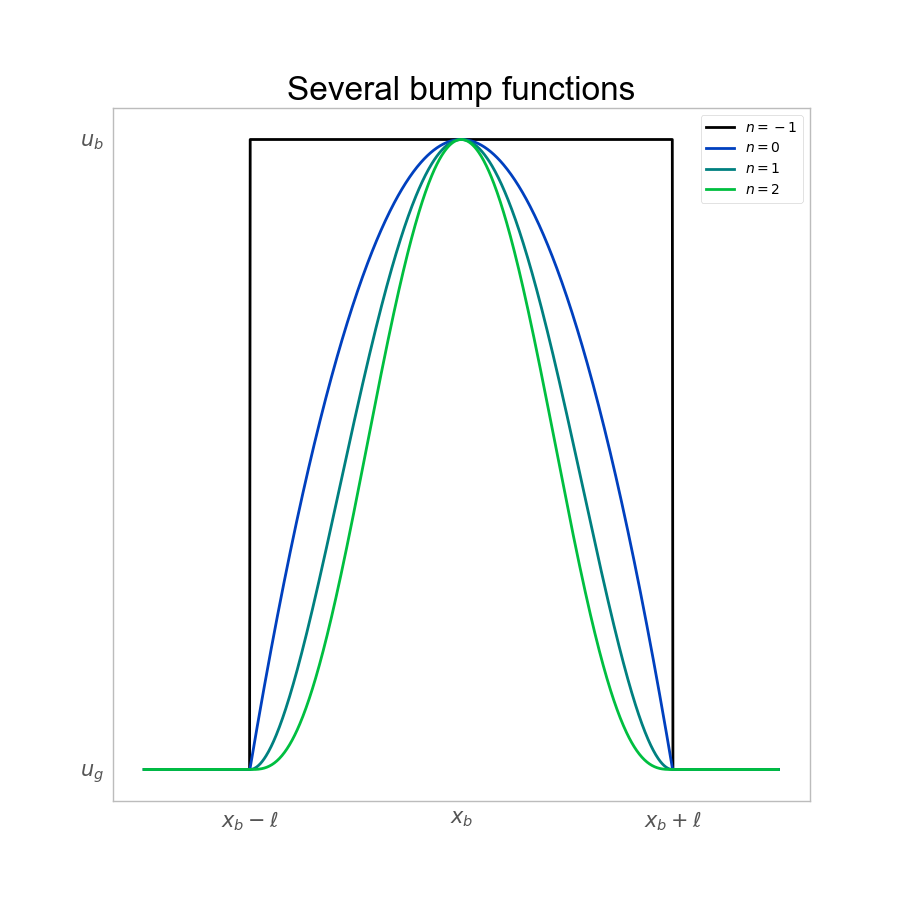

The Python source for this figure:
import numpy as np
import matplotlib.pyplot as plt

xmin, xmax = -1.5, 1.5
x = np.linspace(xmin, xmax, 1000)
y = np.zeros(x.shape)
ind_in = np.logical_and(x > -1, x < 1)
x_in = x[ind_in]

fig = plt.figure(figsize=(9, 9))
ax = fig.add_subplot(1, 1, 1)

# n = -1
y[ind_in] = 1
ax.plot(x, y, linewidth=2, color='black', label=r'$n=-1$')

for n in range(1, 4):
    y[ind_in] = (1-x_in**2)**n
    ax.plot(x, y, linewidth=2, color=(0, n/4, 1-n/4), label=f'$n={n-1}$')

ax.grid(False)
ax.set_title("Several bump functions", fontsize=24)
ax.legend()
ax.set_xticks([-1, 0, 1])
ax.set_xticklabels([r'$x_b-\ell$', r'$x_b$', r'$x_b+\ell$'], fontsize=15)
ax.set_yticks([0, 1])
ax.set_yticklabels([r'$u_g$', r'$u_b$'], fontsize=15)

fig.savefig("image_bump.png")